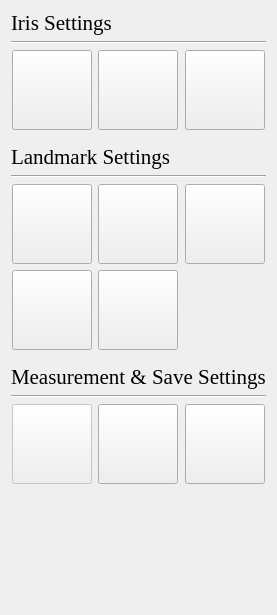
        <widget class="QWidget" name="tab_4">
         <attribute name="title">
          <string>Settings</string>
         </attribute>
         <layout class="QVBoxLayout" name="verticalLayout_2">
          <item>
           <layout class="QGridLayout" name="gridLayout_5">
            <property name="horizontalSpacing">
             <number>4</number>
            </property>
            <item row="11" column="3" alignment="Qt::AlignHCenter">
             <widget class="QPushButton" name="metricsSettingsButton">
              <property name="sizePolicy">
               <sizepolicy hsizetype="Fixed" vsizetype="Fixed">
                <horstretch>0</horstretch>
                <verstretch>0</verstretch>
               </sizepolicy>
              </property>
              <property name="minimumSize">
               <size>
                <width>80</width>
                <height>80</height>
               </size>
              </property>
              <property name="maximumSize">
               <size>
                <width>80</width>
                <height>80</height>
               </size>
              </property>
              <property name="toolTip">
               <string>&lt;html&gt;&lt;head/&gt;&lt;body&gt;&lt;p&gt;&lt;span style=&quot; font-family:'Times New Roman';&quot;&gt;Measurement Settings&lt;/span&gt;&lt;/p&gt;&lt;/body&gt;&lt;/html&gt;</string>
              </property>
              <property name="styleSheet">
               <string notr="true">QPushButton {
		image: url(/Users/kee_b/OneDrive/바탕 화면/Untitled-13.jpg)
}
</string>
              </property>
              <property name="text">
               <string/>
              </property>
              <property name="icon">
               <iconset>
                <normaloff>../icons/measurement_settings.jpg</normaloff>../icons/measurement_settings.jpg</iconset>
              </property>
              <property name="iconSize">
               <size>
                <width>70</width>
                <height>70</height>
               </size>
              </property>
             </widget>
            </item>
            <item row="5" column="2" colspan="3">
             <widget class="Line" name="line_8">
              <property name="orientation">
               <enum>Qt::Horizontal</enum>
              </property>
             </widget>
            </item>
            <item row="10" column="2" colspan="3">
             <widget class="Line" name="line_15">
              <property name="orientation">
               <enum>Qt::Horizontal</enum>
              </property>
             </widget>
            </item>
            <item row="2" column="3" alignment="Qt::AlignHCenter">
             <widget class="QPushButton" name="matchEyesRtoLButton">
              <property name="sizePolicy">
               <sizepolicy hsizetype="Fixed" vsizetype="Fixed">
                <horstretch>0</horstretch>
                <verstretch>0</verstretch>
               </sizepolicy>
              </property>
              <property name="minimumSize">
               <size>
                <width>80</width>
                <height>80</height>
               </size>
              </property>
              <property name="maximumSize">
               <size>
                <width>80</width>
                <height>80</height>
               </size>
              </property>
              <property name="toolTip">
               <string>&lt;html&gt;&lt;head/&gt;&lt;body&gt;&lt;p&gt;&lt;span style=&quot; font-family:'Times New Roman';&quot;&gt;Match Iris Right to Left&lt;/span&gt;&lt;/p&gt;&lt;/body&gt;&lt;/html&gt;</string>
              </property>
              <property name="styleSheet">
               <string notr="true">QPushButton {
		image: url(/Users/kee_b/OneDrive/바탕 화면/Untitled-18.jpg)
}</string>
              </property>
              <property name="text">
               <string/>
              </property>
              <property name="icon">
               <iconset>
                <normaloff>../icons/iris_right_to_left.jpg</normaloff>../icons/iris_right_to_left.jpg</iconset>
              </property>
              <property name="iconSize">
               <size>
                <width>70</width>
                <height>70</height>
               </size>
              </property>
             </widget>
            </item>
            <item row="9" column="2" colspan="3">
             <widget class="QLabel" name="label_11">
              <property name="font">
               <font>
                <family>Times New Roman</family>
                <pointsize>16</pointsize>
               </font>
              </property>
              <property name="text">
               <string>Measurement &amp; Save Settings</string>
              </property>
             </widget>
            </item>
            <item row="6" column="2" alignment="Qt::AlignHCenter">
             <widget class="QPushButton" name="landmarkSettingsButton">
              <property name="sizePolicy">
               <sizepolicy hsizetype="Fixed" vsizetype="Fixed">
                <horstretch>0</horstretch>
                <verstretch>0</verstretch>
               </sizepolicy>
              </property>
              <property name="minimumSize">
               <size>
                <width>80</width>
                <height>80</height>
               </size>
              </property>
              <property name="maximumSize">
               <size>
                <width>80</width>
                <height>80</height>
               </size>
              </property>
              <property name="toolTip">
               <string>&lt;html&gt;&lt;head/&gt;&lt;body&gt;&lt;p&gt;&lt;span style=&quot; font-family:'Times New Roman';&quot;&gt;Landmark Settings&lt;/span&gt;&lt;/p&gt;&lt;/body&gt;&lt;/html&gt;</string>
              </property>
              <property name="styleSheet">
               <string notr="true">QPushButton {
		image: url(/Users/kee_b/OneDrive/바탕 화면/Untitled-10.jpg)
}</string>
              </property>
              <property name="text">
               <string/>
              </property>
              <property name="icon">
               <iconset>
                <normaloff>../icons/landmark_settings.jpg</normaloff>../icons/landmark_settings.jpg</iconset>
              </property>
              <property name="iconSize">
               <size>
                <width>70</width>
                <height>70</height>
               </size>
              </property>
              <property name="checkable">
               <bool>false</bool>
              </property>
             </widget>
            </item>
            <item row="6" column="3" alignment="Qt::AlignHCenter">
             <widget class="QPushButton" name="addDotsButton">
              <property name="sizePolicy">
               <sizepolicy hsizetype="Fixed" vsizetype="Fixed">
                <horstretch>0</horstretch>
                <verstretch>0</verstretch>
               </sizepolicy>
              </property>
              <property name="minimumSize">
               <size>
                <width>80</width>
                <height>80</height>
               </size>
              </property>
              <property name="maximumSize">
               <size>
                <width>80</width>
                <height>80</height>
               </size>
              </property>
              <property name="toolTip">
               <string>&lt;html&gt;&lt;head/&gt;&lt;body&gt;&lt;p&gt;&lt;span style=&quot; font-family:'Times New Roman';&quot;&gt;Add Landmarks&lt;/span&gt;&lt;/p&gt;&lt;/body&gt;&lt;/html&gt;</string>
              </property>
              <property name="styleSheet">
               <string notr="true">QPushButton {
		image: url(/Users/kee_b/OneDrive/바탕 화면/Untitled-16.jpg)
}</string>
              </property>
              <property name="text">
               <string/>
              </property>
              <property name="icon">
               <iconset>
                <normaloff>../icons/add_landmarks.jpg</normaloff>../icons/add_landmarks.jpg</iconset>
              </property>
              <property name="iconSize">
               <size>
                <width>70</width>
                <height>70</height>
               </size>
              </property>
              <property name="checkable">
               <bool>true</bool>
              </property>
             </widget>
            </item>
            <item row="0" column="2" colspan="3">
             <widget class="QLabel" name="label_20">
              <property name="sizePolicy">
               <sizepolicy hsizetype="Preferred" vsizetype="Maximum">
                <horstretch>0</horstretch>
                <verstretch>0</verstretch>
               </sizepolicy>
              </property>
              <property name="font">
               <font>
                <family>Times New Roman</family>
                <pointsize>16</pointsize>
               </font>
              </property>
              <property name="text">
               <string>Iris Settings</string>
              </property>
             </widget>
            </item>
            <item row="4" column="2" colspan="3">
             <widget class="QLabel" name="label_18">
              <property name="sizePolicy">
               <sizepolicy hsizetype="Preferred" vsizetype="Maximum">
                <horstretch>0</horstretch>
                <verstretch>0</verstretch>
               </sizepolicy>
              </property>
              <property name="font">
               <font>
                <family>Times New Roman</family>
                <pointsize>16</pointsize>
               </font>
              </property>
              <property name="text">
               <string>Landmark Settings</string>
              </property>
             </widget>
            </item>
            <item row="1" column="2" colspan="3">
             <widget class="Line" name="line_6">
              <property name="orientation">
               <enum>Qt::Horizontal</enum>
              </property>
             </widget>
            </item>
            <item row="11" column="4" alignment="Qt::AlignHCenter">
             <widget class="QPushButton" name="pushButton_8">
              <property name="sizePolicy">
               <sizepolicy hsizetype="Fixed" vsizetype="Fixed">
                <horstretch>0</horstretch>
                <verstretch>0</verstretch>
               </sizepolicy>
              </property>
              <property name="minimumSize">
               <size>
                <width>80</width>
                <height>80</height>
               </size>
              </property>
              <property name="maximumSize">
               <size>
                <width>80</width>
                <height>80</height>
               </size>
              </property>
              <property name="toolTip">
               <string>&lt;html&gt;&lt;head/&gt;&lt;body&gt;&lt;p&gt;&lt;span style=&quot; font-family:'Times New Roman';&quot;&gt;Save Settings&lt;/span&gt;&lt;/p&gt;&lt;/body&gt;&lt;/html&gt;</string>
              </property>
              <property name="styleSheet">
               <string notr="true">QPushButton {
		image: url(/Users/kee_b/OneDrive/바탕 화면/Untitled-3.jpg)
}
</string>
              </property>
              <property name="text">
               <string/>
              </property>
              <property name="icon">
               <iconset>
                <normaloff>../icons/save_settings.jpg</normaloff>../icons/save_settings.jpg</iconset>
              </property>
              <property name="iconSize">
               <size>
                <width>70</width>
                <height>70</height>
               </size>
              </property>
             </widget>
            </item>
            <item row="11" column="2" alignment="Qt::AlignHCenter">
             <widget class="QPushButton" name="pushButton_7">
              <property name="enabled">
               <bool>false</bool>
              </property>
              <property name="minimumSize">
               <size>
                <width>80</width>
                <height>80</height>
               </size>
              </property>
              <property name="maximumSize">
               <size>
                <width>80</width>
                <height>80</height>
               </size>
              </property>
              <property name="toolTip">
               <string>&lt;html&gt;&lt;head/&gt;&lt;body&gt;&lt;p&gt;&lt;span style=&quot; font-family:'Times New Roman';&quot;&gt;Custom Measurements&lt;/span&gt;&lt;/p&gt;&lt;/body&gt;&lt;/html&gt;</string>
              </property>
              <property name="styleSheet">
               <string notr="true">QPushButton {
		image: url(/Users/kee_b/OneDrive/바탕 화면/Untitled-17.jpg)
}</string>
              </property>
              <property name="text">
               <string/>
              </property>
              <property name="icon">
               <iconset>
                <normaloff>../icons/custom_metrics.jpg</normaloff>../icons/custom_metrics.jpg</iconset>
              </property>
              <property name="iconSize">
               <size>
                <width>70</width>
                <height>70</height>
               </size>
              </property>
             </widget>
            </item>
            <item row="7" column="2" alignment="Qt::AlignHCenter|Qt::AlignBottom">
             <widget class="QPushButton" name="adjustMidlineButton">
              <property name="sizePolicy">
               <sizepolicy hsizetype="Fixed" vsizetype="Fixed">
                <horstretch>0</horstretch>
                <verstretch>0</verstretch>
               </sizepolicy>
              </property>
              <property name="minimumSize">
               <size>
                <width>80</width>
                <height>80</height>
               </size>
              </property>
              <property name="maximumSize">
               <size>
                <width>80</width>
                <height>80</height>
               </size>
              </property>
              <property name="toolTip">
               <string>&lt;html&gt;&lt;head/&gt;&lt;body&gt;&lt;p&gt;&lt;span style=&quot; font-family:'Times New Roman';&quot;&gt;Adjust Midline&lt;/span&gt;&lt;/p&gt;&lt;/body&gt;&lt;/html&gt;</string>
              </property>
              <property name="styleSheet">
               <string notr="true">QPushButton {
		image: url(/Users/kee_b/OneDrive/바탕 화면/Untitled-10.jpg)
}</string>
              </property>
              <property name="text">
               <string/>
              </property>
              <property name="icon">
               <iconset>
                <normaloff>../icons/adjust_midline.jpg</normaloff>../icons/adjust_midline.jpg</iconset>
              </property>
              <property name="iconSize">
               <size>
                <width>70</width>
                <height>70</height>
               </size>
              </property>
              <property name="checkable">
               <bool>true</bool>
              </property>
             </widget>
            </item>
            <item row="6" column="4" alignment="Qt::AlignHCenter">
             <widget class="QPushButton" name="removeDotButton">
              <property name="sizePolicy">
               <sizepolicy hsizetype="Fixed" vsizetype="Fixed">
                <horstretch>0</horstretch>
                <verstretch>0</verstretch>
               </sizepolicy>
              </property>
              <property name="minimumSize">
               <size>
                <width>80</width>
                <height>80</height>
               </size>
              </property>
              <property name="maximumSize">
               <size>
                <width>80</width>
                <height>80</height>
               </size>
              </property>
              <property name="toolTip">
               <string>&lt;html&gt;&lt;head/&gt;&lt;body&gt;&lt;p&gt;&lt;span style=&quot; font-family:'Times New Roman';&quot;&gt;Remove Landmark&lt;/span&gt;&lt;/p&gt;&lt;/body&gt;&lt;/html&gt;</string>
              </property>
              <property name="styleSheet">
               <string notr="true">QPushButton {
		image: url(/Users/kee_b/OneDrive/바탕 화면/Untitled-9.jpg)
}
</string>
              </property>
              <property name="text">
               <string/>
              </property>
              <property name="icon">
               <iconset>
                <normaloff>../icons/remove_landmarks.jpg</normaloff>../icons/remove_landmarks.jpg</iconset>
              </property>
              <property name="iconSize">
               <size>
                <width>70</width>
                <height>70</height>
               </size>
              </property>
              <property name="checkable">
               <bool>false</bool>
              </property>
             </widget>
            </item>
            <item row="7" column="3" alignment="Qt::AlignHCenter|Qt::AlignBottom">
             <widget class="QPushButton" name="resetMidlineButton">
              <property name="sizePolicy">
               <sizepolicy hsizetype="Fixed" vsizetype="Fixed">
                <horstretch>0</horstretch>
                <verstretch>0</verstretch>
               </sizepolicy>
              </property>
              <property name="minimumSize">
               <size>
                <width>80</width>
                <height>80</height>
               </size>
              </property>
              <property name="maximumSize">
               <size>
                <width>80</width>
                <height>80</height>
               </size>
              </property>
              <property name="toolTip">
               <string>&lt;html&gt;&lt;head/&gt;&lt;body&gt;&lt;p&gt;&lt;span style=&quot; font-family:'Times New Roman';&quot;&gt;Reset Midline&lt;/span&gt;&lt;/p&gt;&lt;/body&gt;&lt;/html&gt;</string>
              </property>
              <property name="styleSheet">
               <string notr="true">QPushButton {
		image: url(/Users/kee_b/OneDrive/바탕 화면/Untitled-10.jpg)
}</string>
              </property>
              <property name="text">
               <string/>
              </property>
              <property name="icon">
               <iconset>
                <normaloff>../icons/reset_midlines.jpg</normaloff>../icons/reset_midlines.jpg</iconset>
              </property>
              <property name="iconSize">
               <size>
                <width>70</width>
                <height>70</height>
               </size>
              </property>
              <property name="checkable">
               <bool>false</bool>
              </property>
             </widget>
            </item>
            <item row="2" column="4" alignment="Qt::AlignHCenter">
             <widget class="QPushButton" name="matchEyesLtoRButton">
              <property name="sizePolicy">
               <sizepolicy hsizetype="Fixed" vsizetype="Fixed">
                <horstretch>0</horstretch>
                <verstretch>0</verstretch>
               </sizepolicy>
              </property>
              <property name="minimumSize">
               <size>
                <width>80</width>
                <height>80</height>
               </size>
              </property>
              <property name="maximumSize">
               <size>
                <width>80</width>
                <height>80</height>
               </size>
              </property>
              <property name="toolTip">
               <string>&lt;html&gt;&lt;head/&gt;&lt;body&gt;&lt;p&gt;&lt;span style=&quot; font-family:'Times New Roman';&quot;&gt;Match Iris Left to Right&lt;/span&gt;&lt;/p&gt;&lt;/body&gt;&lt;/html&gt;</string>
              </property>
              <property name="styleSheet">
               <string notr="true">QPushButton {
		image: url(/Users/kee_b/OneDrive/바탕 화면/Untitled-19.jpg)
}</string>
              </property>
              <property name="text">
               <string/>
              </property>
              <property name="icon">
               <iconset>
                <normaloff>../icons/iris_left_to_right.jpg</normaloff>../icons/iris_left_to_right.jpg</iconset>
              </property>
              <property name="iconSize">
               <size>
                <width>70</width>
                <height>70</height>
               </size>
              </property>
             </widget>
            </item>
            <item row="2" column="2" alignment="Qt::AlignHCenter">
             <widget class="QPushButton" name="importIrisButton">
              <property name="sizePolicy">
               <sizepolicy hsizetype="Fixed" vsizetype="Fixed">
                <horstretch>0</horstretch>
                <verstretch>0</verstretch>
               </sizepolicy>
              </property>
              <property name="minimumSize">
               <size>
                <width>80</width>
                <height>80</height>
               </size>
              </property>
              <property name="maximumSize">
               <size>
                <width>80</width>
                <height>80</height>
               </size>
              </property>
              <property name="toolTip">
               <string>&lt;html&gt;&lt;head/&gt;&lt;body&gt;&lt;p&gt;&lt;span style=&quot; font-family:'Times New Roman';&quot;&gt;Import Iris&lt;/span&gt;&lt;/p&gt;&lt;/body&gt;&lt;/html&gt;</string>
              </property>
              <property name="styleSheet">
               <string notr="true">QPushButton {
		image: url(/Users/kee_b/OneDrive/바탕 화면/Untitled-11.jpg)
}</string>
              </property>
              <property name="text">
               <string/>
              </property>
              <property name="icon">
               <iconset>
                <normaloff>../icons/import_iris.jpg</normaloff>../icons/import_iris.jpg</iconset>
              </property>
              <property name="iconSize">
               <size>
                <width>70</width>
                <height>70</height>
               </size>
              </property>
             </widget>
            </item>
            <item row="3" column="2" colspan="3">
             <widget class="Line" name="line_7">
              <property name="lineWidth">
               <number>0</number>
              </property>
              <property name="orientation">
               <enum>Qt::Horizontal</enum>
              </property>
             </widget>
            </item>
            <item row="8" column="2" colspan="3">
             <widget class="Line" name="line_9">
              <property name="lineWidth">
               <number>0</number>
              </property>
              <property name="orientation">
               <enum>Qt::Horizontal</enum>
              </property>
             </widget>
            </item>
           </layout>
          </item>
          <item>
           <spacer name="verticalSpacer_5">
            <property name="orientation">
             <enum>Qt::Vertical</enum>
            </property>
            <property name="sizeHint" stdset="0">
             <size>
              <width>20</width>
              <height>40</height>
             </size>
            </property>
           </spacer>
          </item>
          <item>
           <spacer name="verticalSpacer">
            <property name="orientation">
             <enum>Qt::Vertical</enum>
            </property>
            <property name="sizeHint" stdset="0">
             <size>
              <width>20</width>
              <height>40</height>
             </size>
            </property>
           </spacer>
          </item>
          <item>
           <spacer name="verticalSpacer_3">
            <property name="orientation">
             <enum>Qt::Vertical</enum>
            </property>
            <property name="sizeHint" stdset="0">
             <size>
              <width>20</width>
              <height>40</height>
             </size>
            </property>
           </spacer>
          </item>
         </layout>
        </widget>
